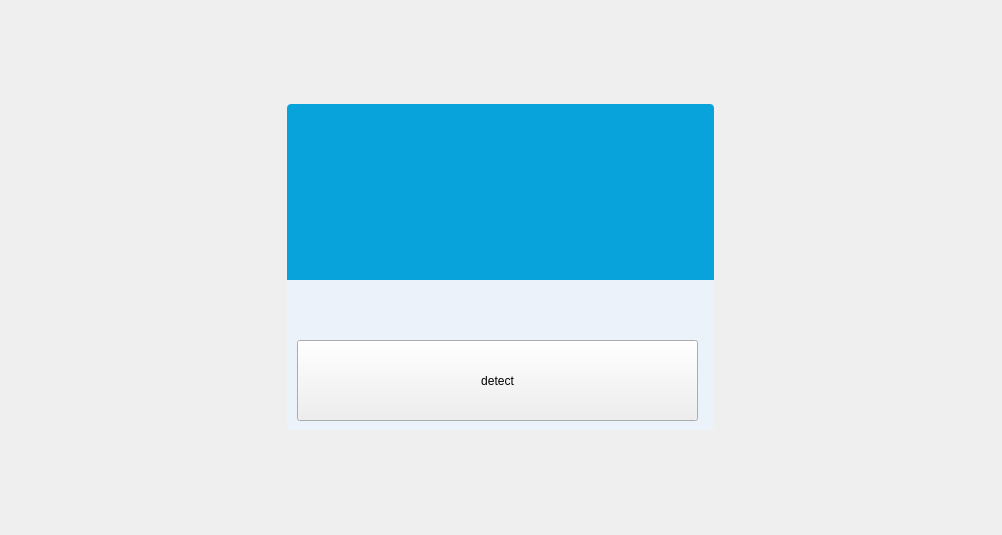
<?xml version="1.0" encoding="UTF-8"?>
<ui version="4.0">
 <class>Task</class>
 <widget class="QWidget" name="Task">
  <property name="geometry">
   <rect>
    <x>0</x>
    <y>0</y>
    <width>1002</width>
    <height>535</height>
   </rect>
  </property>
  <property name="mouseTracking">
   <bool>true</bool>
  </property>
  <property name="windowTitle">
   <string>选择标注任务</string>
  </property>
  <property name="windowIcon">
   <iconset>
    <normaloff>:/sys/qlogo.png</normaloff>:/sys/qlogo.png</iconset>
  </property>
  <property name="layoutDirection">
   <enum>Qt::LeftToRight</enum>
  </property>
  <property name="autoFillBackground">
   <bool>true</bool>
  </property>
  <property name="styleSheet">
   <string notr="true">*{
	font: 75 9pt &quot;微软雅黑&quot;;
}

#LoginForm{
	
	
}

#login_main_widget{
	
	background-color: rgb(255, 170, 127,0);
	border-image: url(:/sys/back.png) 5;
}

#login_top_widget{
	background-color: #09A3DC;
	border-top-left-radius:4px;
	border-top-right-radius:4px;
}


#login_top_widget QLabel{
	border-top-left-radius:4px;
	border-top-right-radius:4px;
}


/*登录信息填写部分总容器*/
#login_con_widget{
	 
	background-color: #EBF2F9;	
	border-bottom-left-radius:4px;
	border-bottom-right-radius:4px;
}

/*输入框基本样式*/
#login_con_widget QLineEdit{
	
	border:1px solid rgb(209,209,209);
	height:28px;
	font-size:10pt;
	padding-left:6px;
	padding-right:6px;
	
}

/*输入框悬停样式*/
#login_con_widget QLineEdit:hover{
	
	border:1px solid rgb(21,131,221)
	
}

/*用户名输入框样式*/
#login_con_widget QLineEdit#lineEdit_un{
	border-top-left-radius:4px;
	border-top-right-radius:4px;
	
}

/*密码输入框基本样式*/
#login_con_widget QLineEdit#lineEdit_pass{
	border-top-width:0px;
	border-bottom-left-radius:4px;
	border-bottom-right-radius:4px;
	background-image: url(:/sys/img/keyborad.png);
	background-repeat:no;
	background-position:right center;
	background-origin: content;
   
}

/*密码输入框在悬停时显示*/
#login_con_widget QLineEdit#lineEdit_pass:hover{
	border-top-width:1px;
}


/*标签基本样式*/
#login_con_widget QLabel{

	color: #09A3DC;
}

/*标签悬停*/
#login_con_widget QLabel:hover{
	color: rgba(9, 163, 220 ,120);
}

/*复选框文字基本样式*/
#login_con_widget QCheckBox{
	color:rgb(145, 145, 145);
}

/*复选框方框部分基本样式*/
#login_con_widget QCheckBox:indicator {
	border:1px solid #B2B2B2;
}

/*复选框方框部分选中样式*/
#login_con_widget QCheckBox:indicator:checked {
	border:1px solid #278CDE;
	background-image: url(:/sys/img/check.png);
}

/*复选框方框部分悬停*/
#login_con_widget QCheckBox:indicator:hover {
	 border:1px solid #278CDE;
}


/*定义头像样式*/
#label_touxiang{
	border-radius:4px;	
	border-image: url(:/sys/img/sf.jpg) 1;
	
}

/*登录按钮样式*/
#pushButton_login{
	border-radius:4px;
	border:none;
	background-color: #09A3DC;
	color:#fff;
}

/*登录按钮鼠标悬停样式*/
#pushButton_login:hover{
	background-color:rgb(60,195,245);
}
</string>
  </property>
  <layout class="QGridLayout" name="gridLayout">
   <property name="leftMargin">
    <number>6</number>
   </property>
   <property name="topMargin">
    <number>6</number>
   </property>
   <property name="rightMargin">
    <number>6</number>
   </property>
   <property name="bottomMargin">
    <number>6</number>
   </property>
   <item row="0" column="0">
    <widget class="QWidget" name="login_main_widget" native="true">
     <property name="minimumSize">
      <size>
       <width>433</width>
       <height>332</height>
      </size>
     </property>
     <property name="maximumSize">
      <size>
       <width>433</width>
       <height>332</height>
      </size>
     </property>
     <property name="styleSheet">
      <string notr="true"/>
     </property>
     <layout class="QVBoxLayout" name="verticalLayout_2">
      <property name="spacing">
       <number>0</number>
      </property>
      <property name="leftMargin">
       <number>3</number>
      </property>
      <property name="topMargin">
       <number>3</number>
      </property>
      <property name="rightMargin">
       <number>3</number>
      </property>
      <property name="bottomMargin">
       <number>3</number>
      </property>
      <item>
       <widget class="QWidget" name="login_top_widget" native="true">
        <layout class="QHBoxLayout" name="horizontalLayout">
         <property name="spacing">
          <number>0</number>
         </property>
         <property name="leftMargin">
          <number>0</number>
         </property>
         <property name="topMargin">
          <number>0</number>
         </property>
         <property name="rightMargin">
          <number>0</number>
         </property>
         <property name="bottomMargin">
          <number>0</number>
         </property>
         <item>
          <widget class="QLabel" name="label">
           <property name="text">
            <string/>
           </property>
           <property name="pixmap">
            <pixmap>:/sys/img/top.png</pixmap>
           </property>
           <property name="scaledContents">
            <bool>true</bool>
           </property>
          </widget>
         </item>
        </layout>
       </widget>
      </item>
      <item>
       <widget class="QWidget" name="login_con_widget" native="true">
        <property name="minimumSize">
         <size>
          <width>0</width>
          <height>150</height>
         </size>
        </property>
        <property name="maximumSize">
         <size>
          <width>16777215</width>
          <height>150</height>
         </size>
        </property>
        <widget class="QPushButton" name="detBt">
         <property name="geometry">
          <rect>
           <x>10</x>
           <y>60</y>
           <width>401</width>
           <height>81</height>
          </rect>
         </property>
         <property name="minimumSize">
          <size>
           <width>195</width>
           <height>32</height>
          </size>
         </property>
         <property name="text">
          <string>detect</string>
         </property>
        </widget>
       </widget>
      </item>
     </layout>
    </widget>
   </item>
  </layout>
 </widget>
 <resources/>
 <connections/>
</ui>
